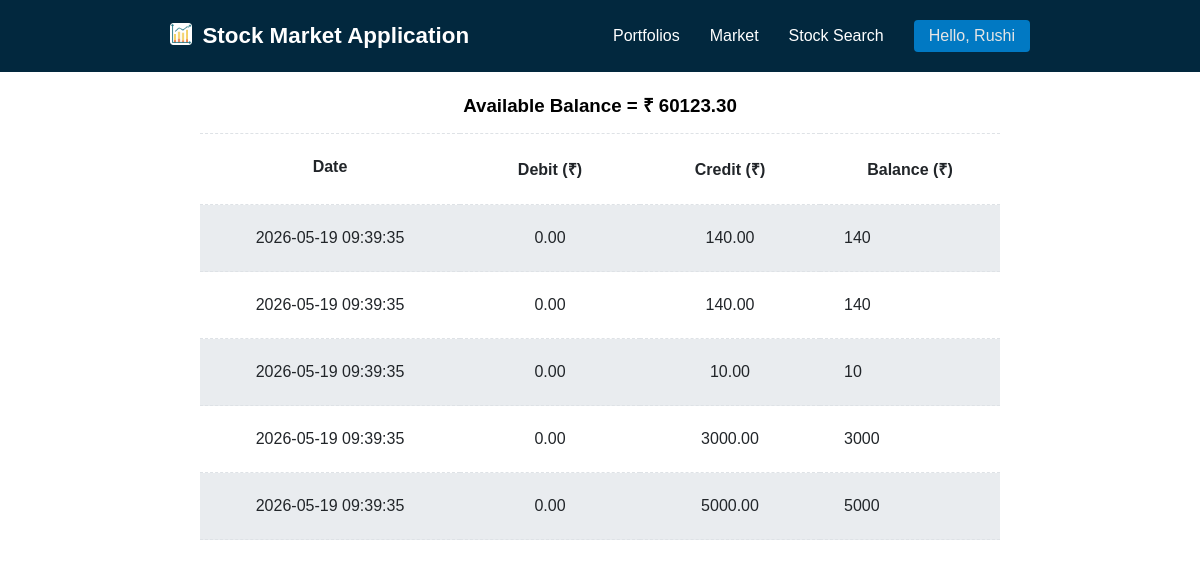
The app's page /transactionHistory.php (signed in) with its own data.
### tables this page shows
CREATE TABLE IF NOT EXISTS users (

  id INT AUTO_INCREMENT PRIMARY KEY,

  firstname VARCHAR(255) NOT NULL,

  lastname VARCHAR(255) NOT NULL,

  address TEXT NOT NULL,

  email VARCHAR(255) NOT NULL,

  enter_password VARCHAR(255) NOT NULL,

  confirm_password VARCHAR(255) NOT NULL,

  mobile_number VARCHAR(15) NOT NULL,

  PANCARD_number VARCHAR(255) NOT NULL,

  created_at TIMESTAMP NULL DEFAULT CURRENT_TIMESTAMP,

  updated_at TIMESTAMP NULL DEFAULT NULL
  ON UPDATE CURRENT_TIMESTAMP,

  available_balance DECIMAL(10,2) NOT NULL DEFAULT 0.00

);

CREATE TABLE IF NOT EXISTS users_transaction (

  id INT AUTO_INCREMENT PRIMARY KEY,

  credit DECIMAL(10,2) NOT NULL DEFAULT 0.00,

  debit DECIMAL(10,2) NOT NULL DEFAULT 0.00,

  payment_id VARCHAR(255) NOT NULL,

  description VARCHAR(255) NOT NULL,

  user_id INT NOT NULL,

  payment_date TIMESTAMP NULL DEFAULT CURRENT_TIMESTAMP,

  FOREIGN KEY (user_id)
  REFERENCES users(id)
  ON DELETE CASCADE

);

### transactionHistory.php (the view)
<?php
require("./mainTop.php");
require("./conn.php");
$database = array();
$sql = "SELECT * FROM `users` WHERE `id`= " . $_SESSION['user_id'];
$result = mysqli_query($conn, $sql);
while ($row = mysqli_fetch_assoc($result)) {
    $database[] = $row;
}
$dataTransaction = array();
$sqlTransaction = "SELECT * FROM `users_transaction` WHERE `user_id`= " . $_SESSION['user_id'];
$resultTransaction = mysqli_query($conn, $sqlTransaction);
while ($rowTransaction = mysqli_fetch_assoc($resultTransaction)) {
    $dataTransaction[] = $rowTransaction;
}
?>
<div class="content_transactionHistory">
    <h3>Available Balance = ₹ <?= $database[0]["available_balance"] ?></h3>
    <table>
        <thead>
            <tr>
                <th>
                    <p>Date</p>
                </th>
                <th>
                    <p>Debit (₹)</p>
                </th>
                <th>
                    <p>Credit (₹)</p>
                </th>
                <th>
                    <p>Balance (₹)</p>
                </th>
            </tr>
        </thead>
        <tbody>
            <?php
            foreach ($dataTransaction as $value) {
                $balance = 0;
                $balance = $balance + $value['credit'] - $value['debit'];
                echo  "<tr>";
                echo "<td><p>" . $value['payment_date'] . "</p></td>";
                echo "<td><p>" . $value['debit'] . "</p></td>";
                echo "<td><p>" . $value['credit'] . "</p></td>";
                echo "<td><p>" . $balance . "</p></td>";
                echo  "</tr>";
            }
            ?>
    </table>
</div>
</div>
</body>
</html>

### mainTop.php (shortened to what this page needs)
<!DOCTYPE html>
<html lang="en">
<head>
    <link rel="stylesheet" href="./market.css">
    <link rel="stylesheet" href="./searchStock.css">
    <link rel="stylesheet" href="./selectedStock.css">
    <link rel="stylesheet" href="./portfolios.css">
    <link rel="stylesheet" href="./transactionHistory.css">
</head>
<body>
    <div class="container">
        <?php
        require("./conn.php");
        $database = array();
        $sql = "SELECT * FROM `users` WHERE `id`= " . $_SESSION['user_id'];
        $result = mysqli_query($conn, $sql);
        while ($row = mysqli_fetch_assoc($result)) {
            $database[] = $row;
        }
        ?>
        <nav class="navbar">
            <div class="title_logo">
                <img class="logo" src="./assets/logo.png" alt="">
                <p class="title"><a href="./market.php">Stock Market Application</a></p>
            </div>
            <div>
                <ul>
                    <li><a href="./portfolios.php">Portfolios</a></li>
                    <li><a href="./market.php">Market</a></li>
                    <li><a href="./searchStock.php">Stock Search</a></li>
                    <div class="dropdown">
                        <li><button onclick="myFunction()" class="dropbtn">Hello, <?= $database[0]["firstname"] ?></button></li>
                    </div>
                </ul>
            </div>
        </nav>

### market.css (style rules this page uses)
*, *::after, *::before { box-sizing: border-box; padding: 0; margin: 0; font-family: sans-serif; }

### searchStock.css (style rules this page uses)
*, *::before, *::after { padding: 0; box-sizing: border-box; margin: 0; font-family: sans-serif; }
.container { height: 100vh; width: 100vw; display: flex; flex-direction: column; overflow: auto; }
.navbar { width: 100%; display: flex; justify-content: space-between; align-items: center; padding: 20px 170px; background-color: #02283e; color: #e5e5e5; }
.title_logo { font-weight: 600; display: flex; gap: 10px; }
.title { font-size: 1.4rem; }
.logo { height: 1.4rem; width: 1.4rem; }
.navbar > div > ul { display: flex; justify-content: center; align-items: center; list-style: none; gap: 30px; font-weight: 500; }
.navbar > div > ul > li > a { color: #fff; text-decoration: none; }
.dropbtn { cursor: pointer; border: none; padding: 7px 15px; border-radius: 4px; font-size: 16px; color: #e5e5e5; background-color: #0179c3 !important; }
.dropdown { position: relative; display: inline-block; }

### selectedStock.css (style rules this page uses)
*, *::after, *::before { padding: 0; margin: 0; font-family: sans-serif; box-sizing: border-box; }
.title_logo > p > a { color: #fff; text-decoration: none; cursor: pointer; }

### portfolios.css (style rules this page uses)
*, *::after, *::before { box-sizing: border-box; padding: 0; margin: 0; font-family: sans-serif; }

### transactionHistory.css (style rules this page uses)
*, *::after, *::before { box-sizing: border-box; padding: 0; margin: 0; font-family: sans-serif; }
.content_transactionHistory { width: 100%; display: flex; flex-direction: column; justify-content: center; align-items: center; padding: 20px 170px; overflow: auto; }
.content_transactionHistory > table { text-align: left; margin-top: 1rem; color: #212529; border-collapse: collapse; }
.content_transactionHistory > table > tbody > tr:nth-of-type(2n + 1) { background-color: rgb(233, 236, 239); }
.content_transactionHistory > table > thead > tr > th, .content_transactionHistory > table > tbody > tr > td { padding: 1.5rem; vertical-align: top; border-top: 1px dashed #dee2e6; border-bottom: 1px dashed #dee2e6; }
.content_transactionHistory > table > thead > tr > th:nth-child(4), .content_transactionHistory > table > tbody > tr > td:nth-child(1), .content_transactionHistory > table > thead > tr > th:nth-child(2), .content_transactionHistory > table > tbody > tr > td:nth-child(2), .content_transactionHistory > table > thead > tr > th:nth-child(3), .content_transactionHistory > table > tbody > tr > td:nth-child(3) { text-align: center; width: 180px; }
.content_transactionHistory > table > thead > tr > th:nth-child(1), .content_transactionHistory > table > tbody > tr > td:nth-child(1) { text-align: center; width: 260px; }

### records on screen
users: firstname "Rushi", available_balance "60123.30"
users_transaction: payment_date "2026-05-19 09:39:35", debit "0.00", credit "140.00", balance "140"
users_transaction: payment_date "2026-05-19 09:39:35", debit "0.00", credit "140.00", balance "140"
users_transaction: payment_date "2026-05-19 09:39:35", debit "0.00", credit "10.00", balance "10"
users_transaction: payment_date "2026-05-19 09:39:35", debit "0.00", credit "3000.00", balance "3000"
users_transaction: payment_date "2026-05-19 09:39:35", debit "0.00", credit "5000.00", balance "5000"
